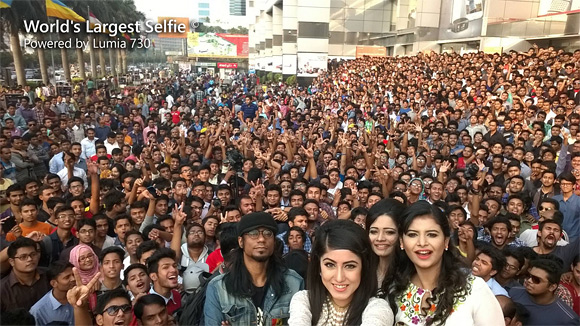
#> input picture Yolo/image/face.jpg, 580 x 326 px, given in place of Tsai.jpg, which was not available
$ jupyter execute --allow-errors yolo1.ipynb
#> lines starting #> are read from the running program, lines starting #| are printed output that depends on the picture; pictures that were not available may be replaced by others from this repository, and a replacement may not be noted
[cell 1]
# yolo
# picture preparation
import cv2

[cell 2]
import random
def rotate_img(name):
#> called with name = 'Tsai'
    angle = random.randint(0,360)
    img = cv2.imread('image/' + name + '.jpg')
#> img is the input picture: shape (326, 580, 3); mean B, G, R 90.3, 103.1, 123.9
    img = cv2.resize(img, (200,200))
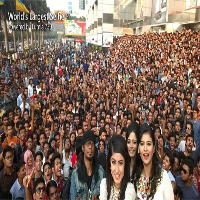
#> img: shape (200, 200, 3); mean B, G, R 90.1, 102.9, 123.7
    h,w = img.shape[:2]
#> h = 200; w = 200
    center = (w/2, h/2)
#> center = (100, 100)
    rotate = cv2.getRotationMatrix2D(center, angle=angle, scale=1)
    img_rotate = cv2.warpAffine(img, rotate, (w,h), borderValue=(255,255,255), borderMode=cv2.BORDER_CONSTANT)
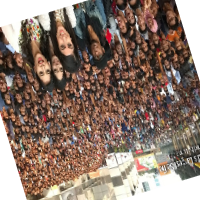
#> img_rotate: shape (200, 200, 3); mean B, G, R 108, 119.6, 139
    return img_rotate

#> (a cell that did not finish here is left out)

#> call 2 of rotate_img, with name = 'Yagoo'
#> in rotate_img (call 2), `img_rotate = cv2.warpAffine(img, rotate, (w,h), borderValue=(255,255,2..`:
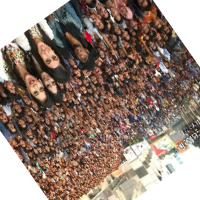
#> img_rotate: shape (200, 200, 3); mean B, G, R 116.8, 127.5, 145.9
    img3 = rotate_img(name='Trump')
